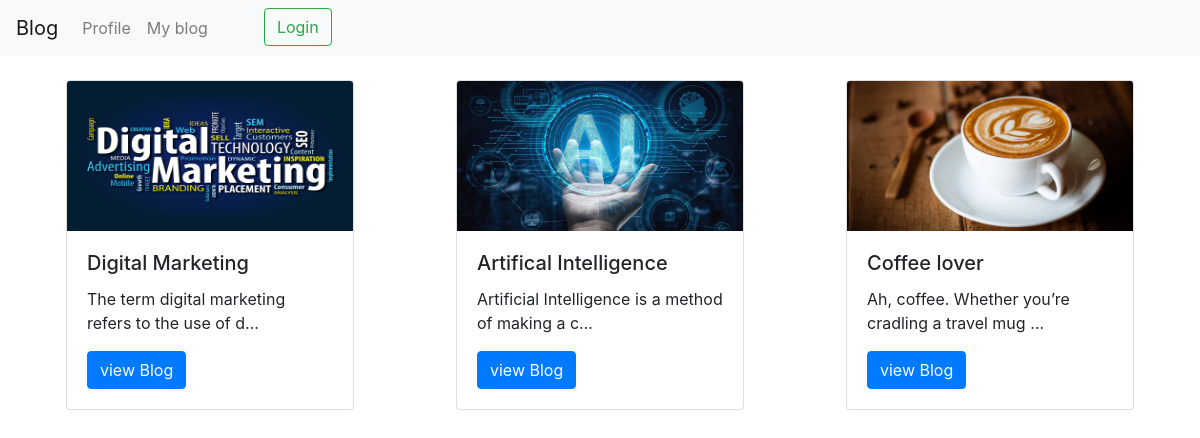
The page / on the database its author committed.
### curd/models.py (models this page shows, shortened)
class Blog(models.Model):
    user = models.ForeignKey(User,on_delete = models.CASCADE,null=True)
    Title=models.CharField(max_length=40)
    Image=models.ImageField(upload_to="media/Blog")
    Description=models.TextField()

### curd/views.py (the view)
# urls.py: path('',views.allblog,name='allblog'),
def allblog(request):
    show_all=Blog.objects.all()
    return render(request,"allblog.html",{'all':show_all})

### curd/templates/allblog.html (shortened to what this page needs)
<!DOCTYPE html>
<html lang="en">
<head>
    <link rel="stylesheet" href="https://cdn.jsdelivr.net/npm/bootstrap@4.3.1/dist/css/bootstrap.min.css">
    <link rel="stylesheet" href="https://cdn.jsdelivr.net/npm/@fortawesome/fontawesome-free@6.2.0/css/fontawesome.min.css">
</head>
<body>
    <nav class="navbar navbar-expand-lg navbar-light bg-light">
        <a class="navbar-brand" href="/allblog">Blog</a>
        <div class="collapse navbar-collapse" id="navbarNav">
          <ul class="navbar-nav">
            <li class="nav-item">
              <a class="nav-link" href="/profile">Profile</a>
            </li>
            <li class="nav-item">
              <a class="nav-link" href="/myblog">My blog</a>
            </li>
            {% if user.is_authenticated%}
            <li class="nav-item pull-right ml-5">
              <right><a class="btn btn-outline-success my-2 my-lg-0 " href="{% url 'logout' %}">Logout</a></right>
            </li>
            {% else %}
            <li class="nav-item ml-5">
              <right><a class="btn btn-outline-success my-2 my-lg-0 " href="{% url 'login' %}">Login</a></right>
            </li>
            {% endif %}
          </ul>
        </div>
      </nav>
      <br>
    <div class="container-fluid">
        <div class="row mx-auto">
            {% for blog in all %}
            <div class="card mx-auto mb-3" style="width: 18rem;">
                <img class="card-img-top" src={{blog.Image.url}} alt="Card image cap" height="150px">
                <div class="card-body">
                  <h5 class="card-title">{{blog.Title}}</h5>
                  <p class="card-text">{{blog.Description|truncatechars:50}}</p>
                  <a href="{% url 'detail' id=blog.id %}" class="btn btn-primary">view Blog</a>
                </div>
            </div>
            {% endfor %}
        </div>
    </div>
</body>
</html>

### rows shown on the page
Blog: Image (picture), Title "Digital Marketing", Description "The term digital marketing refers to the use of d…"
Blog: Image (picture), Title "Artifical Intelligence", Description "Artificial Intelligence is a method of making a c…"
Blog: Image (picture), Title "Coffee lover", Description "Ah, coffee. Whether you’re cradling a travel mug …"
